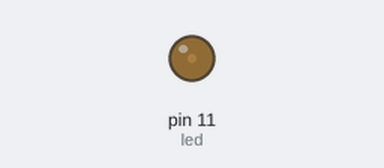
Recording of a sketch running on a simulated Arduino Uno, built with avr-gcc and run on an emulated ATmega328P. On the bench: output pins drawn as LEDs (lit = HIGH).

Above: at 0.05 s.
At 0.95 s:
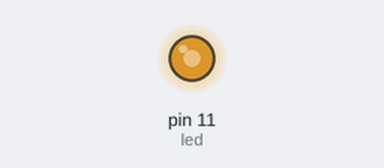
At 1.25 s:
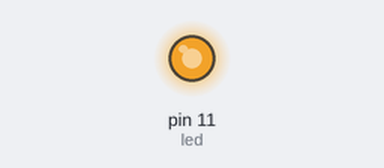
At 2.5 s:
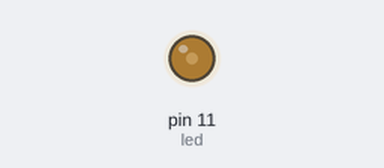
Timing chart, 0 to 7.0 s (numbered marks = the images above):
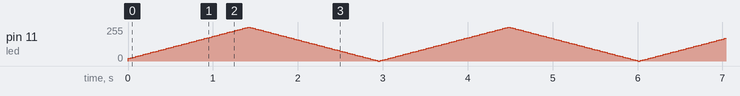

The sketch:

LilyPad_led_himmennys.ino
```cpp
// Määritetään ledien pinnit
int led = 11;   //ledi / ledi sarjan pinni

// 255 on maksimi kirkkaus, 0-255
int brightness = 20;
int fadeAmount = 5;


// Suorittaa kerran käynnistäessä
void setup() {
  // Asetetaan ledit ulostuloksi
  pinMode(led, OUTPUT);

}

// Ledi sarjan himmennys,
void ledi() {
  analogWrite(led, brightness);
  brightness = brightness + fadeAmount;
  if (brightness <= 0 || brightness  >= 255) {
    fadeAmount = -fadeAmount;
  }
  delay(30); // 30millisekunttia odotusta
}


// Loop ajetaan jatkuvasti, tässä käytämme aikasemmin määritettyjä funktioita
void loop() {
  ledi();
}
```
